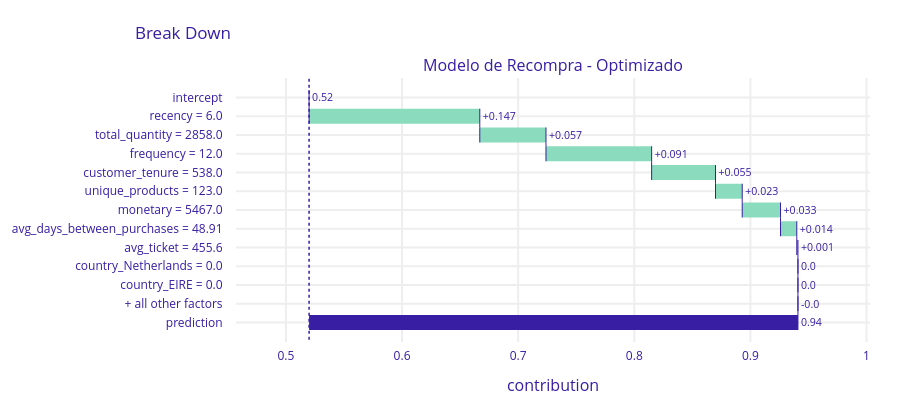

Notebook cell for this chart:
### Markdown cell above
### Efecto individual de la variable *recency* (DALEX)

El perfil agregado muestra cómo cambia la predicción del modelo a medida que varía la variable **recency**.

- A valores bajos de recency (última compra reciente), la probabilidad de recompra es alta.  
- A medida que aumenta el número de días desde la última compra, la probabilidad disminuye de forma progresiva.  
- La curva confirma un comportamiento típico en retail: clientes inactivos por largos periodos tienen menor probabilidad de volver a comprar.

Este análisis permite interpretar el modelo de forma intuitiva y validar que su comportamiento es coherente con la lógica del negocio.

### Code cell
# Explicación local (LIME-like)
idx = 10  # cliente ejemplo
local_exp = explainer.predict_parts(X_test_final.iloc[idx], type="break_down")
fig = local_exp.plot(show=False)
fig.show()
fig.write_image('../output/dalex3_explicacion_local.png', scale=4)

### Figure 1 — Plotly figure (JSON) as saved in the notebook; plotly's stock layout.template omitted (floating-point values rounded to 4 significant figures)
{"data": [{"base": 0.5199, "connector": {"line": {"color": "#371ea3", "dash": "solid", "width": 1}, "mode": "spanning"}, "decreasing": {"marker": {"color": "#f05a71"}}, "hoverinfo": "text+delta", "hoverlabel": {"bgcolor": "rgba(0,0,0,0.8)"}, "hovertext": ["Average response: 0.52<br>Prediction: 0.94", "recency = 6.0<br>increases average response by", "total_quantity = 2858.0<br>increases average response by", "frequency = 12.0<br>increases average response by", "customer_tenure = 538.0<br>increases average response by", "unique_products = 123.0<br>increases average response by", "monetary = 5467.0<br>increases average response by", "avg_days_between_purchases = 48.91<br>increases average response by", "avg_ticket = 455.6<br>increases average response by", "country_Netherlands = 0.0<br>decreases average response by", "country_EIRE = 0.0<br>decreases average response by", "+ all other factors<br>decreases average response by", "Average response: 0.52<br>Prediction: 0.94"], "increasing": {"marker": {"color": "#8bdcbe"}}, "measure": ["relative", "relative", "relative", "relative", "relative", "relative", "relative", "relative", "relative", "relative", "relative", "relative", "total"], "orientation": "h", "showlegend": false, "text": ["0.52", "+0.147", "+0.057", "+0.091", "+0.055", "+0.023", "+0.033", "+0.014", "+0.001", "0.0", "0.0", "-0.0", "0.94"], "textposition": "outside", "totals": {"marker": {"color": "#371ea3"}}, "type": "waterfall", "x": [0, 0.147, 0.057, 0.091, 0.055, 0.023, 0.033, 0.014, 0.001, 0, 0, 0, 0.42], "xaxis": "x", "y": ["intercept", "recency = 6.0", "total_quantity = 2858.0", "frequency = 12.0", "customer_tenure = 538.0", "unique_products = 123.0", "monetary = 5467.0", "avg_days_between_purchases = 48.91", "avg_ticket = 455.6", "country_Netherlands = 0.0", "country_EIRE = 0.0", "+ all other factors", "prediction"], "yaxis": "y"}], "layout": {"annotations": [{"font": {"size": 16}, "showarrow": false, "text": "Modelo de Recompra - Optimizado", "x": 0.5, "xanchor": "center", "xref": "paper", "y": 1, "yanchor": "bottom", "yref": "paper"}, {"font": {"size": 16}, "showarrow": false, "text": "contribution", "x": 0.5, "xanchor": "center", "xref": "paper", "y": 0, "yanchor": "top", "yref": "paper", "yshift": -30}], "font": {"color": "#371ea3"}, "height": 413, "margin": {"b": 71, "r": 30, "t": 78}, "shapes": [{"line": {"color": "#371ea3", "dash": "dot", "width": 1.5}, "type": "line", "x0": 0.5199, "x1": 0.5199, "xref": "x", "y0": -1, "y1": 13, "yref": "y"}], "title": {"text": "Break Down", "x": 0.15}, "xaxis": {"anchor": "y", "automargin": true, "domain": [0, 1], "fixedrange": true, "gridwidth": 2, "range": [0.457, 1.003], "tickcolor": "white", "ticklen": 3, "ticks": "outside", "type": "linear", "zeroline": false}, "yaxis": {"anchor": "x", "automargin": true, "autorange": "reversed", "domain": [0, 1], "fixedrange": true, "gridwidth": 2, "tickcolor": "white", "ticklen": 10, "ticks": "outside", "type": "category"}}}
